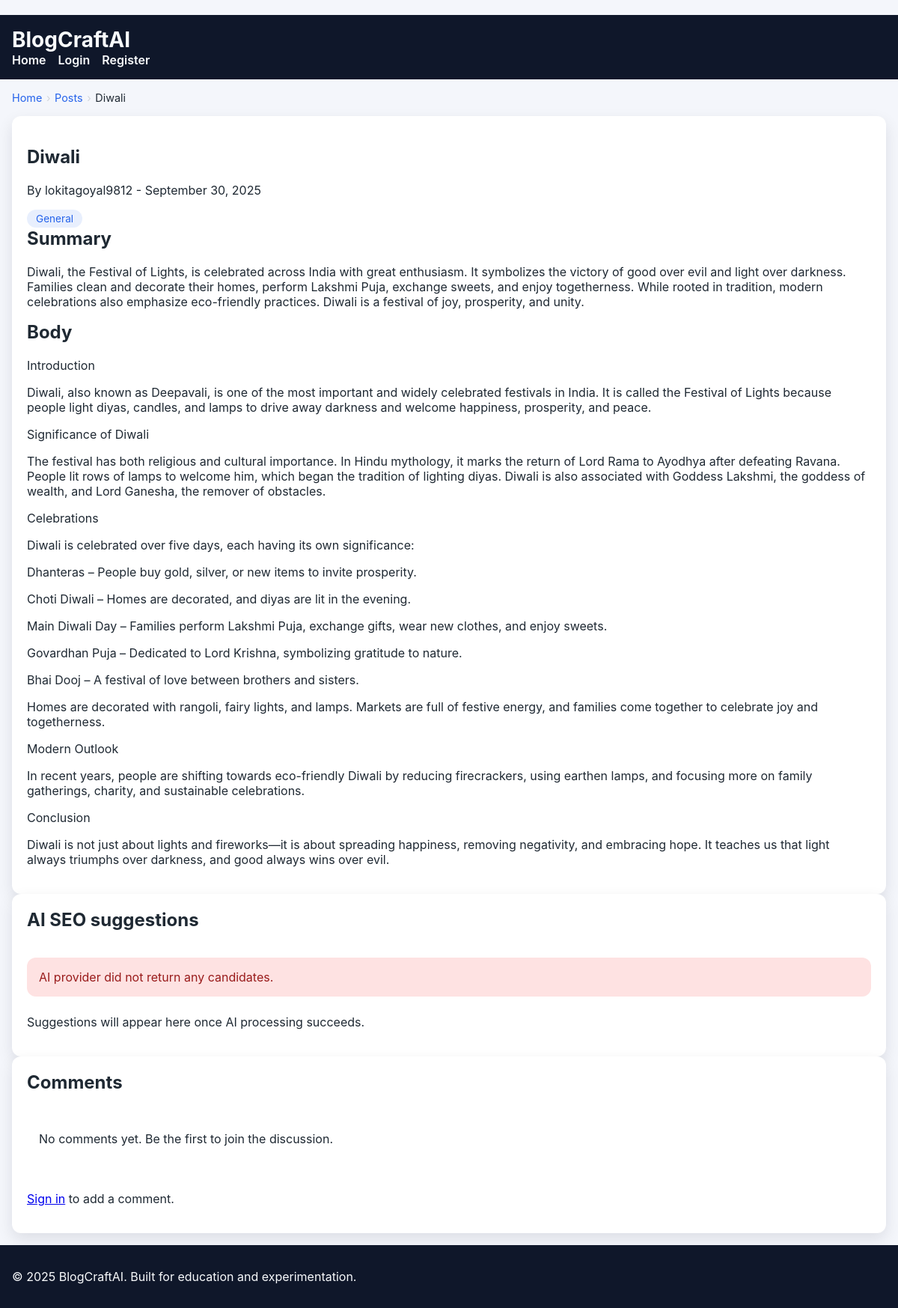
The page /posts/diwali/ on the database its author committed.
### blog/models.py (models this page shows, shortened)
class TimeStampedModel(models.Model):
    created_at = models.DateTimeField(auto_now_add=True)
    updated_at = models.DateTimeField(auto_now=True)
    class Meta:
        abstract = True

class Post(TimeStampedModel):
    DRAFT = "draft"
    PUBLISHED = "published"
    ARCHIVED = "archived"
    STATUS_CHOICES = [
        (DRAFT, "Draft"),
        (PUBLISHED, "Published"),
        (ARCHIVED, "Archived"),
    ]
    author = models.ForeignKey(User, on_delete=models.CASCADE, related_name="posts")
    title = models.CharField(max_length=200)
    slug = models.SlugField(max_length=220, unique=True)
    summary = models.TextField()
    content = models.TextField()
    status = models.CharField(max_length=12, choices=STATUS_CHOICES, default=DRAFT)
    tags = models.ManyToManyField(Tag, blank=True, related_name="posts")
    published_at = models.DateTimeField(blank=True, null=True)
    class Meta:
        ordering = ["-published_at", "-created_at"]
        indexes = [
            models.Index(fields=["status", "published_at"]),
            models.Index(fields=["slug"]),
        ]
    def get_absolute_url(self) -> str:
        return reverse("blog:post-detail", args=[self.slug])

### accounts/models.py (models this page shows)
class User(AbstractUser):
    username = None  # remove username field
    email = models.EmailField("email address", unique=True)
    display_name = models.CharField(max_length=150, blank=True)
    bio = models.TextField(blank=True)
    avatar_url = models.URLField(blank=True, validators=[URLValidator()])
    USERNAME_FIELD = "email"
    REQUIRED_FIELDS: list[str] = []
    objects = UserManager()
    class Meta:
        ordering = ["email"]
    def __str__(self) -> str:  # pragma: no cover - simple representation
        return self.display_name or self.email
    @property
    def safe_display_name(self) -> str:
        return self.display_name or self.email.split("@")[0]

### blog/views.py (the view)
# urls.py: path("posts/<slug:slug>/", PostDetailView.as_view(), name="post-detail"),
class PostDetailView(DetailView):
    model = Post
    template_name = "blog/post_detail.html"
    context_object_name = "post"
    slug_field = "slug"
    def get_queryset(self):
        queryset = (
            Post.objects.select_related("author")
            .prefetch_related("tags", "comments__author")
            .filter(status__in=[Post.PUBLISHED, Post.DRAFT])
        )
        if not self.request.user.is_authenticated:
            queryset = queryset.filter(status=Post.PUBLISHED)
        return queryset
    def get_context_data(self, **kwargs):
        context = super().get_context_data(**kwargs)
        post: Post = context["post"]
        comment_form = kwargs.get("comment_form") or CommentForm()
        context["comment_form"] = comment_form
        context["comments"] = post.comments.filter(is_public=True).select_related("author")
        context["primary_tag"] = post.tags.first()
        ai_service = AiSuggestionService()
        try:
            context["seo_suggestions"] = ai_service.generate_seo_suggestions(
                title=post.title,
                summary=post.summary,
                content=post.content,
            )
        except AiSuggestionError as exc:
            context["seo_suggestions"] = []
            context["ai_error"] = str(exc)
        request = self.request
        summary_text = Truncator(strip_tags(post.summary)).chars(155)
        context["meta_title"] = f"{post.title} - {settings.SITE_NAME}"
        context["meta_description"] = summary_text
        context["open_graph_type"] = "article"
        context["meta_image"] = _default_social_image(request)
        context["canonical_url"] = request.build_absolute_uri(post.get_absolute_url())
        tags = list(post.tags.values_list("name", flat=True))
        keywords = ", ".join(tags) if tags else None
        published_at = post.published_at or post.created_at
        article_schema = {
            "@context": "https://schema.org",
            "@type": "BlogPosting",
            "headline": post.title,
            "description": summary_text,
            "author": {
                "@type": "Person",
                "name": getattr(post.author, "safe_display_name", str(post.author)),
            },
            "publisher": {
                "@type": "Organization",
                "name": settings.SITE_NAME,
                "url": settings.SITE_URL,
            },
            "mainEntityOfPage": context["canonical_url"],
            "image": context["meta_image"],
        }
        if published_at:
            article_schema["datePublished"] = published_at.isoformat()
        if post.updated_at:
            article_schema["dateModified"] = post.updated_at.isoformat()
        if keywords:
            article_schema["keywords"] = keywords
        breadcrumb_schema = {
            "@context": "https://schema.org",
            "@type": "BreadcrumbList",
            "itemListElement": [
                {"@type": "ListItem", "position": 1, "name": "Home", "item": settings.SITE_URL},
                {"@type": "ListItem", "position": 2, "name": "Blog", "item": f"{settings.SITE_URL}/"},
                {"@type": "ListItem", "position": 3, "name": post.title, "item": context["canonical_url"]},
            ],
        }
        context["structured_data"] = [json.dumps(article_schema), json.dumps(breadcrumb_schema)]
        return context
    def post(self, request: HttpRequest, *args, **kwargs) -> HttpResponse:
        self.object = self.get_object()
        if not request.user.is_authenticated:
            messages.error(request, "Please sign in to add a comment.")
            return redirect("accounts:login")
        form = CommentForm(request.POST)
        if form.is_valid():
            Comment.objects.create(
                post=self.object,
                author=request.user,
                body=form.cleaned_data["body"],
            )
            messages.success(request, "Comment posted successfully.")
            return redirect(self.object.get_absolute_url())
        context = self.get_context_data(comment_form=form)
        return self.render_to_response(context)

### ai/services.py (called while the page is built, shortened)
    def _extract_candidate_text(self, payload: dict) -> str:
        candidates = payload.get("candidates")
        if not candidates:
            prompt_feedback = payload.get("promptFeedback") or {}
            block_reason = prompt_feedback.get("blockReason")
            if block_reason:
                raise AiSuggestionError(f"AI provider blocked the prompt: {block_reason}")
            raise AiSuggestionError("AI provider did not return any candidates.")

    def __del__(self):  # pragma: no cover - defensive cleanup
        try:
            self._client.close()
        except Exception:  # pragma: no cover
            logger.debug("Failed to close AI client", exc_info=True)

### blog/views.py (called while the page is built)
def _absolute_url(request: HttpRequest | None, value: str) -> str:
    if not value:
        return ""
    if value.startswith(("http://", "https://")):
        return value
    base = request.build_absolute_uri("/") if request else f"{settings.SITE_URL}/"
    return urljoin(base, value.lstrip("/"))

def _default_social_image(request: HttpRequest | None) -> str:
    candidate = (settings.SEO_DEFAULT_IMAGE or "").strip()
    if candidate:
        return _absolute_url(request, candidate)
    static_path = static("img/og-default.svg")
    return _absolute_url(request, static_path)

### blogcraftai/context_processors.py (called while the page is built)
def _absolute_static(request, path: str) -> str:
    relative = static(path)
    if request is None:
        return urljoin(settings.SITE_URL + "/", relative.lstrip("/"))
    return request.build_absolute_uri(relative)

### templates/blog/post_detail.html (shortened to what this page needs)
﻿{% extends "base.html" %}
{% load humanize %}
{% block content %}
<nav class="breadcrumb" aria-label="Breadcrumb">
    <ol>
        <li><a href="{% url 'blog:post-list' %}">Home</a></li>
        {% if primary_tag %}
            <li><a href="{% url 'blog:post-list' %}?tag={{ primary_tag.slug }}">{{ primary_tag.name }}</a></li>
        {% else %}
            <li><a href="{% url 'blog:post-list' %}">Posts</a></li>
        {% endif %}
        <li aria-current="page">{{ post.title }}</li>
    </ol>
</nav>
<article class="card">
    <header>
        <h1>{{ post.title }}</h1>
        <p class="meta">By {{ post.author.safe_display_name }} - {{ post.published_at|date:"F j, Y" }}</p>
        <ul class="tag-list">
            {% for tag in post.tags.all %}
                <li><span class="tag">{{ tag.name }}</span></li>
            {% empty %}
                <li><span class="tag">General</span></li>
            {% endfor %}
        </ul>
    </header>
    <section class="post-content">
        <h2>Summary</h2>
        <p>{{ post.summary }}</p>
        <h2>Body</h2>
        <div class="rich-text">{{ post.content|linebreaks }}</div>
    </section>
</article>
<section class="card" aria-labelledby="seo-insights">
    <h2 id="seo-insights">AI SEO suggestions</h2>
    {% if ai_error %}
        <p class="message message-error">{{ ai_error }}</p>
    {% endif %}
    {% if seo_suggestions %}
        <ol>
            {% for suggestion in seo_suggestions %}
                <li>
                    <h3>{{ suggestion.heading }}</h3>
                    <p>{{ suggestion.description }}</p>
                    <p><strong>Keywords:</strong> {{ suggestion.keywords|join:", " }}</p>
                    {% if suggestion.risks %}
                        <p><strong>Risks:</strong> {{ suggestion.risks|join:", " }}</p>
                    {% endif %}
                </li>
            {% endfor %}
        </ol>
    {% else %}
        <p>Suggestions will appear here once AI processing succeeds.</p>
    {% endif %}
</section>
<section class="card" aria-labelledby="comments">
    <h2 id="comments">Comments</h2>
    <ul class="comment-list">
        {% for comment in comments %}
            <li>
                <header>
                    <strong>{{ comment.author.safe_display_name }}</strong>
                    <span class="meta">{{ comment.created_at|naturaltime }}</span>
                </header>
                <p>{{ comment.body|linebreaks }}</p>
            </li>
        {% empty %}
            <li>No comments yet. Be the first to join the discussion.</li>
        {% endfor %}
    </ul>
    {% if user.is_authenticated %}
        <form method="post">
            {% csrf_token %}
            <div class="form-row">
                {{ comment_form.body.label_tag }}
                {{ comment_form.body }}
                {% if comment_form.body.errors %}
                    <p class="message message-error">{{ comment_form.body.errors|join:", " }}</p>
                {% endif %}
            </div>
            <button class="button" type="submit">Post comment</button>
        </form>
    {% else %}
        <p><a href="{% url 'accounts:login' %}">Sign in</a> to add a comment.</p>
    {% endif %}
</section>
{% endblock %}

### static/css/main.css (style rules this page uses)
:root { color-scheme: light dark; --bg-color: #ffffff; --text-color: #1f2933; --primary-color: #2563eb; --secondary-color: #f4f6fb; --border-color: #d1d5db; --radius: 0.75rem; font-family: 'Inter', system-ui, -apple-system, BlinkMacSystemFont, 'Segoe UI', sans-serif; }
body { margin: 0; background: var(--secondary-color); color: var(--text-color); }
.message { padding: 1rem; border-radius: var(--radius); margin-bottom: 0.5rem; }
.message-error { background: #fee2e2; color: #991b1b; }
.card { background: var(--bg-color); border-radius: var(--radius); padding: 1.25rem; box-shadow: 0 8px 20px rgba(15, 23, 42, 0.1); display: flex; flex-direction: column; justify-content: space-between; }
.card h2 { margin-top: 0; }
.tag-list { list-style: none; display: flex; flex-wrap: wrap; gap: 0.5rem; padding: 0; margin: 0.5rem 0 0; }
.tag { display: inline-block; padding: 0.25rem 0.75rem; background: rgba(37, 99, 235, 0.1); color: var(--primary-color); border-radius: 999px; font-size: 0.85rem; }
.comment-list { list-style: none; padding: 0; }
.comment-list li { background: var(--bg-color); border-radius: var(--radius); padding: 1rem; margin-bottom: 0.75rem; }
.breadcrumb { font-size: 0.9rem; margin-bottom: 1rem; }
.breadcrumb ol { list-style: none; display: flex; flex-wrap: wrap; gap: 0.35rem; padding: 0; margin: 0; }
.breadcrumb li { display: inline-flex; align-items: center; gap: 0.35rem; }
.breadcrumb li:not(:last-child)::after { content: '\203A'; color: var(--border-color); }
.breadcrumb a { text-decoration: none; color: var(--primary-color); }
.rich-text p { margin-bottom: 1rem; }

### rows shown on the page
Post: title "Diwali", author.safe_display_name "lokitagoyal9812", published_at "September 30, 2025", summary "Diwali, the Festival of Lights, is celebrated across India with great enthusiasm. It symbolizes the victory of good over evil and light over darkness. Families clean and decorate their homes, perform Lakshmi Puja, exchange sweets, and enjoy togetherness. While rooted in tradition, modern celebrations also emphasize eco-friendly practices. Diwali is a festival of joy, prosperity, and unity.", content "Introduction Diwali, also known as Deepavali, is one of the most important and widely celebrated festivals in India. It is called the Festival of Lights because people light diyas, candles, and lamps to drive away darkness and welcome happiness, prosperity, and peace. Significance of Diwali The festival has both religious and cultural importance. In Hindu mythology, it marks the return of Lord Rama to Ayodhya after defeating Ravana. People lit rows of lamps to welcome him, which began the tradition of lighting diyas. Diwali is also associated with Goddess Lakshmi, the goddess of wealth, and Lord Ganesha, the remover of obstacles. Celebrations Diwali is celebrated over five days, each having…"

### other values the page prints
{{ ai_error }} "AI provider did not return any candidates."
{{ site_meta.site_name }} "BlogCraftAI"
